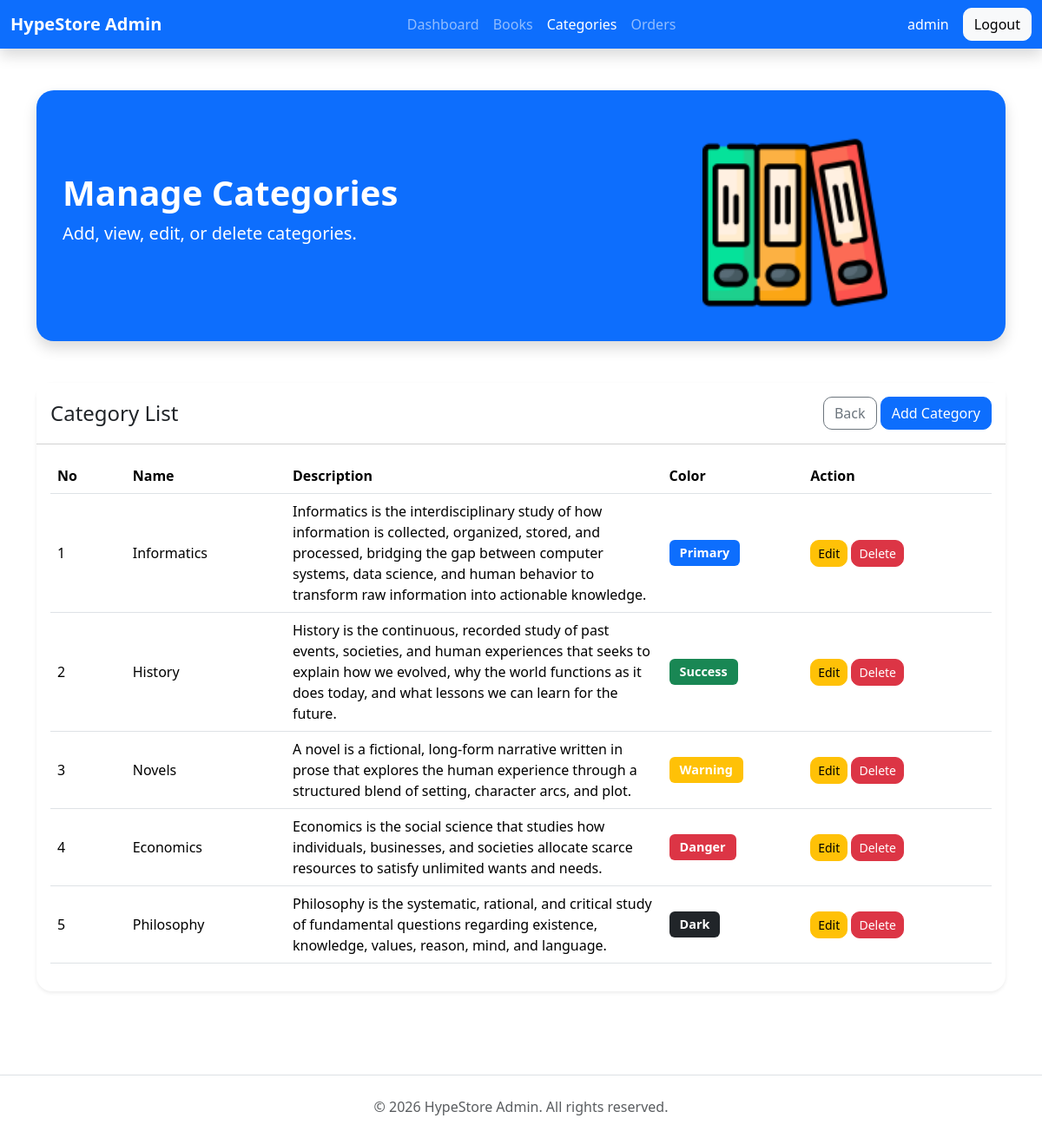
/hypestore/admin/categories.php (signed in), run on the app's committed database.
### tables this page shows
CREATE TABLE `categories` (
  `id` int(11) NOT NULL,
  `name` varchar(200) NOT NULL,
  `description` varchar(400) NOT NULL,
  `color` varchar(100) NOT NULL
);

### hypestore/library/koneksi.php (called while the page is built)
<?php
    $host = "localhost";
    $user = "root";
    $pass = "";
    $database = "hypestore";
?>

### hypestore/library/database.php (called while the page is built, shortened)
<?php
    class Database{
        function __construct($host, $user, $pass, $database){
            $this->host = $host;
            $this->user = $user;
            $this->pass = $pass;
            $this->database = $database;
            $this->conn = new mysqli($this->host, $this->user, $this->pass, $this->database);
        }
    }
?>

### hypestore/admin/categories.php (the view, shortened to what this page needs)
<?php
    require_once('../library/database.php');
    require_once('../library/koneksi.php');
    $connection = new Database($host, $user, $pass, $database);
?>
<!DOCTYPE html>
<html lang="en">
<head>
    <link href="https://cdn.jsdelivr.net/npm/bootstrap@5.3.8/dist/css/bootstrap.min.css" rel="stylesheet">
</head>
<body>
    <nav class="navbar navbar-expand-lg navbar-dark bg-primary shadow sticky-top">
        <div class="container-fluid">
            <a href="#" class="navbar-brand fw-bold">HypeStore Admin</a>
            <div class="collapse navbar-collapse" id="navbar">
                <ul class="navbar-nav mx-auto">
                    <li class="nav-item">
                        <a href="https://<?php echo $_SERVER['HTTP_HOST']; ?>/hypestore/admin" class="nav-link">Dashboard</a>
                    </li>
                    <li class="nav-item">
                        <a class="nav-link" href="https://<?php echo $_SERVER['HTTP_HOST']; ?>/hypestore/admin/books.php">Books</a>
                    </li>
                    <li class="nav-item">
                        <a href="https://<?php echo $_SERVER['HTTP_HOST']; ?>/hypestore/admin/categories.php" class="nav-link active">Categories</a>
                    </li>
                    <li class="nav-item">
                        <a class="nav-link" href="https://<?php echo $_SERVER['HTTP_HOST']; ?>/hypestore/admin/orders.php">Orders</a>
                    </li>
                </ul>
            </div>
            <span class="text-white me-3">
                <?php echo $_SESSION['admin'];?>
            </span>
            <form method="POST">
                <button type="submit" name="signout" id="signout" class="btn btn-light">
                    Logout
                </button>
            </form>
        </div>
    </nav>
    <div class="container py-5">
        <section class="hero bg-primary shadow mb-5">
            <div class="row align-items-center">
                <div class="col-lg-7">
                    <h1 class="fw-bold">Manage Categories</h1>
                    <p class="lead mt-2">Add, view, edit, or delete categories.</p>
                </div>
                <div class="col-lg-5 text-center mt-3">
                    <img src="../assets/managecategories.png" class="img-fluid w-50">
                </div>
            </div>
        </section>
        <div class="card shadow-sm">
            <div class="card-header bg-white d-flex justify-content-between align-items-center py-3">
                <h4 class="mb-0">Category List</h4>
                <div>
                    <a href="index.php" class="btn btn-outline-secondary">Back</a>
                    <a href="addcategories.php" class="btn btn-primary">Add Category</a>
                </div>
            </div>
            <div class="card-body">
                <table class="table table-hover align-middle">
                    <thead>
                        <tr>
                            <th width="8%">No</th>
                            <th>Name</th>
                            <th width="40%">Description</th>
                            <th width="15%">Color</th>
                            <th width="20%">Action</th>
                        </tr>
                    </thead>
                    <tbody>
                        <?php
                            $displayquery = "SELECT * from categories";
                            $displayresult = $connection->conn->query($displayquery);
                            $number = 1;
                            while($displaycategories = $displayresult->fetch_assoc()){
                                echo '<tr>
                                    <td>'.$number.'</td>
                                    <td>'.$displaycategories['name'].'</td>
                                    <td>'.$displaycategories['description'].'</td>
                                    <td>
                                        <span class="badge bg-'.$displaycategories['color'].'">'.ucfirst($displaycategories['color']).'</span>
                                    </td>
                                    <td>
                                        <a href="editcategories.php?id='.$displaycategories['id'].'" class="btn btn-warning btn-sm">Edit</a>
                                        <form method="POST" class="d-inline" onsubmit="return confirm(\'Are you sure you want to delete this category?\');">
                                            <input type="hidden" name="id" value="'.$displaycategories['id'].'">
                                            <button type="submit" name="delete" class="btn btn-danger btn-sm">Delete</button>
                                        </form>
                                    </td>
                                </tr>';
                                $number = $number + 1;
                            }
                        ?>
                    </tbody>
                </table>
            </div>
        </div>
</div>
    <footer class="bg-tertiary shadow-sm border-top mt-5 py-4">
        <div class="container text-center text-muted">
            © 2026 HypeStore Admin. All rights reserved.
        </div>
    </footer>
</body>
</html>

### hypestore/admin/categories.php (style rules this page uses)
.hero { color:white; border-radius:20px; padding:30px; min-height: 150px; }
.card { border:none; border-radius:18px; }
.btn { border-radius:10px; }
.table { vertical-align:middle; }
.badge { font-size:0.9rem; padding:8px 12px; }

### data on the page
categories: name "Informatics", description "Informatics is the interdisciplinary study of how information is collected, organized, stored, and processed, bridging the gap between computer systems, data science, and human behavior to transform raw information into actionable knowledge.", color "Primary"
categories: name "History", description "History is the continuous, recorded study of past events, societies, and human experiences that seeks to explain how we evolved, why the world functions as it does today, and what lessons we can learn for the future.", color "Success"
categories: name "Novels", description "A novel is a fictional, long-form narrative written in prose that explores the human experience through a structured blend of setting, character arcs, and plot.", color "Warning"
categories: name "Economics", description "Economics is the social science that studies how individuals, businesses, and societies allocate scarce resources to satisfy unlimited wants and needs.", color "Danger"
categories: name "Philosophy", description "Philosophy is the systematic, rational, and critical study of fundamental questions regarding existence, knowledge, values, reason, mind, and language.", color "Dark"

### other printed values
$_SESSION['admin'] "admin"
